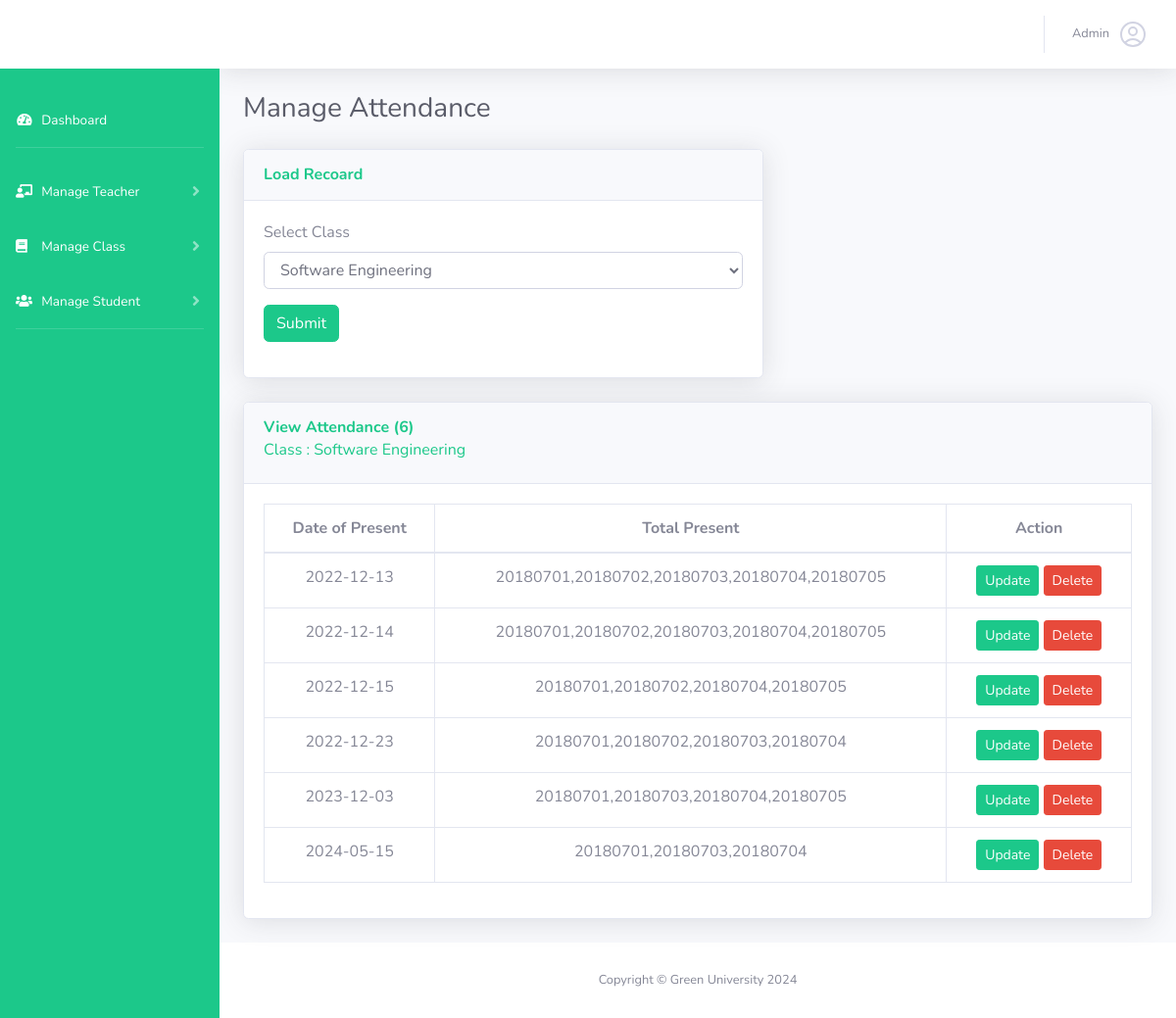
Screenshot of /all-present.php?class_id=7 (signed in) with the database file from the repository.
### tables this page shows
CREATE TABLE `class` (
  `class_id` int(11) NOT NULL,
  `class_name` varchar(255) NOT NULL,
  `class_description` longtext NOT NULL
);

CREATE TABLE `present` (
  `p_id` int(11) NOT NULL,
  `present` varchar(255) DEFAULT NULL,
  `batch_id` int(11) DEFAULT NULL,
  `class_id` int(11) DEFAULT NULL,
  `p_date` date DEFAULT NULL
);

### main.php (called while the page is built, shortened)
<?php
    class Main{
        protected $host = "localhost";
        protected $user = "root";
        protected $pass = "";
        protected $db = "attendance_green";
        protected $con;
        public function __construct(){
            if(!isset($this->con)){
                $this->con = new mysqli($this->host,$this->user,$this->pass,$this->db);
            }
            return $this->con;
        }
        public function viewClass(){
            $this->sql = "SELECT * FROM `class`";
            $this->result = $this->con->query($this->sql);
            if($this->result == true){
                return $this->result;
            }else{
                return false;
            }
        }
        public function presentView($class_id){
            $this->sql = "SELECT * FROM `present` WHERE class_id = '$class_id'";
            $this->result = $this->con->query($this->sql);
            if($this->result == true){
                return $this->result;
            }else{
                return false;
            }
        }
    }
?>

### all-present.php (the view, shortened to what this page needs)
<?php
   include("header.php");
   include("main.php");
   $obj = new Main();
   $class = $obj->viewClass();
   $class_2 = $obj->viewClass();
   $shuter = false;
   if(isset($_GET['class_id'])){
       $class_id = $_GET['class_id'];
       $presntView = $obj->presentView($class_id);
       $shuter = true;
   }
   ?>
<div class="container-fluid">
   <h1 class="h3 mb-4 text-gray-800">Manage Attendance</h1>
   <div class="row">
      <div class="col-md-7">
         <div class="card shadow mb-4">
            <div class="card-header py-3">
               <h6 class="m-0 font-weight-bold text-primary">Load Recoard</h6>
            </div>
            <div class="card-body">
               <form action="#" method="GET">
                  <div class="form-group">
                     <label for="batch">Select Class</label>
                     <select name="class_id" class="form-control" id="batch" required>
                        <?php
                           if($class->num_rows>0){
                               while($cal = $class->fetch_object()){
                                   ?>
                        <option value="<?php echo $cal->class_id; ?>"><?php echo $cal->class_name; ?></option>
                        <?php
                           }
                           }
                           ?>
                     </select>
                  </div>
                  <div class="form-group">
                     <input type="submit" class="btn btn-success"  />
                  </div>
               </form>
            </div>
         </div>
      </div>
   </div>
   <?php
      if($shuter == true){
          ?>
   <div class="row">
      <div class="col-md-12">
         <div class="card shadow mb-4">
            <div class="card-header py-3 text-primary">
               <h6 class="m-0 font-weight-bold">View Attendance (<?php echo $presntView->num_rows; ?>) </h6>
               <h6 class="mt-1">
                  Class :
                  <?php
                     if($class_2->num_rows > 0){
                         while($call = $class_2->fetch_object()){
                             if($call->class_id == $class_id){
                                 echo $call->class_name;
                             }
                         }
                     }
                     ?>
               </h6>
            </div>
            <div class="card-body">
               <div class="table-responsive">
               <table class="table table-bordered text-center" id="dataTable" width="100%" cellspacing="0">
                     <thead>
                        <tr>
                           <th>Date of Present</th>
                           <th>Total Present</th>
                           <th>Action</th>
                        </tr>
                     </thead>
                     <tbody>
                        <?php
                           if($presntView->num_rows > 0){
                                 while($row = $presntView->fetch_object()){
                                    ?>
                                       <tr>
                                             <td><?php echo $row->p_date; ?></td>
                                             <td><?php echo $row->present; ?></td>
                                             <td>
                                                <a href="take-attandence.php?class_id=<?php echo $row->class_id; ?>&batch_id=<?php echo $row->batch_id; ?>&date=<?php echo $row->p_date; ?>" class="btn btn-sm btn-primary">Update</a>
                                                <a onclick="javascript: return confirm('Are You Sure You Want To Delete This Data?');" href="present-delete.php?id=<?php echo $row->p_id;?>" class="btn btn-sm btn-danger">Delete</a>
                                             </td>
                                       </tr>
                                    <?php
                                 }
                           }
                        ?>
                     </tbody>
                  </table>
               </div>
            </div>
         </div>
      </div>
   </div>
   <?php
      }
      ?>
</div>
<?php
   include("footer.php");
   ?>

### rows the page displays
class: class_name "Software Engineering"
present: p_date "2022-12-13", present "20180701,20180702,20180703,20180704,20180705"
present: p_date "2022-12-14", present "20180701,20180702,20180703,20180704,20180705"
present: p_date "2022-12-15", present "20180701,20180702,20180704,20180705"
present: p_date "2022-12-23", present "20180701,20180702,20180703,20180704"
present: p_date "2023-12-03", present "20180701,20180703,20180704,20180705"
present: p_date "2024-05-15", present "20180701,20180703,20180704"

### other values shown
$_SESSION['user_name'] "Admin"
$presntView->num_rows "6"
form field class_id "Software Engineering"
